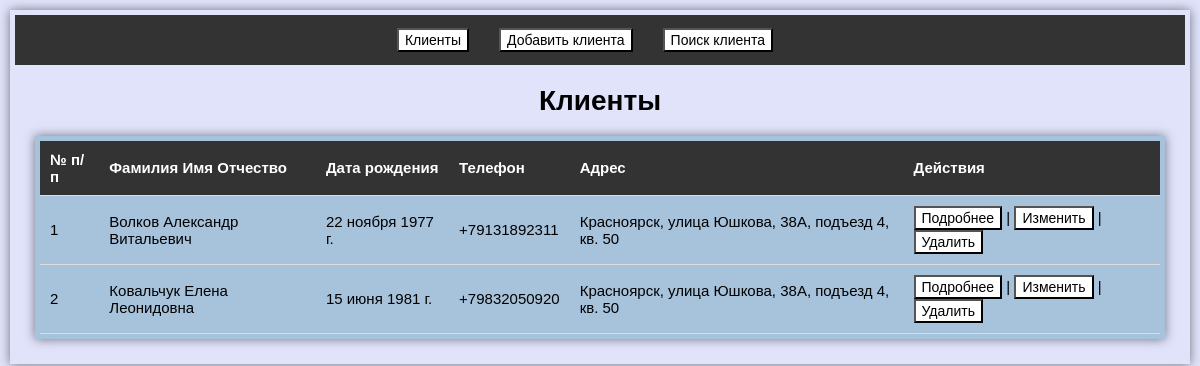
Before: / with the older database file.
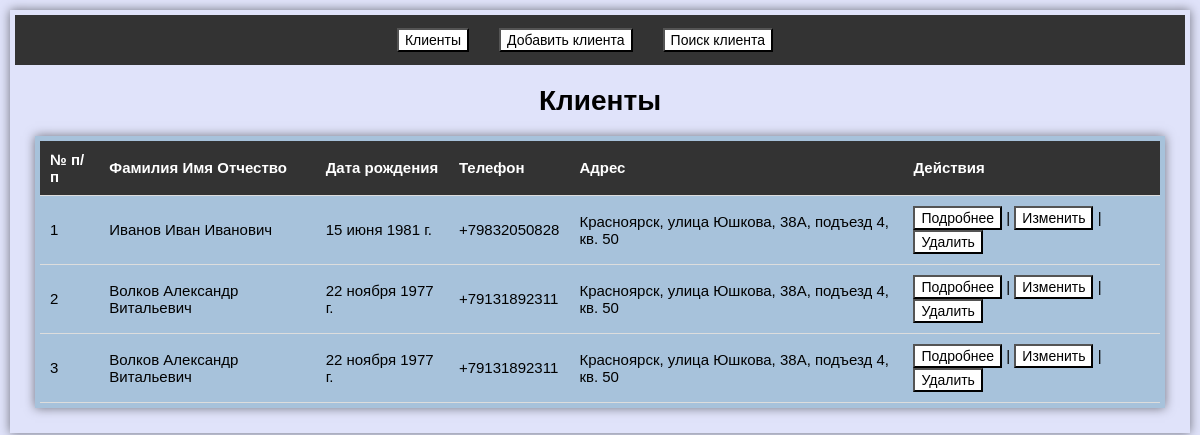
After: the same page with the newer database file.
### clients/models.py (models this page shows)
class Client(models.Model):
    first_name = models.CharField(max_length=20, verbose_name='Имя')
    last_name = models.CharField(max_length=20, verbose_name='Фамилия')
    middle_name = models.CharField(max_length=20, verbose_name='Отчество')
    date_of_birth = models.DateField(verbose_name='Дата рождения')
    phone_number = models.CharField(max_length=20, verbose_name='Номер телефона')
    email = models.EmailField()
    address = models.TextField(max_length=100, verbose_name='Адрес места жительства')
    education = models.TextField(max_length=100, verbose_name='Образование',blank=True, null=True)
    workplace = models.TextField(blank=True, null=True, max_length=100, verbose_name='Место работы')
    position = models.TextField(blank=True, null=True, max_length=100, verbose_name='Должность')
    children = models.TextField(blank=True, null=True, max_length=100, verbose_name='Семейное положение, дети')
    life_events = models.TextField(blank=True, null=True,max_length=100, verbose_name='Жизненные события клиента')
    illnesses = models.TextField(blank=True, null=True, verbose_name='Заболевания, жалобы клиента')
    diagnosis = models.TextField(blank=True, null=True, max_length=100, verbose_name='Диагноз')
    last_consultation_date = models.DateField(blank=True, null=True, verbose_name='Дата последней консультации')
    photo = models.ImageField(upload_to='clients/photos', blank=True, null=True)
    def __str__(self):
        return f"{self.last_name} {self.first_name} {self.middle_name}"

### clients/views.py (the view)
# urls.py: path('', views.client_list, name='client_list'),
def client_list(request):
    clients = Client.objects.all()
    return render(request, 'clients/client_list.html', {'clients': clients})

### clients/templates/clients/client_list.html
{% extends 'clients/base.html' %}
{% load static %}
{% block content %}
<h1 style="text-align:center">Клиенты</h1>
<div id="client-list-container">
<table>
    <tr>
        <th>№ п/п</th>
        <th>Фамилия Имя Отчество</th>
        <th>Дата рождения</th>
        <th>Телефон</th>
        <th>Адрес</th>
        <th>Действия</th>
    </tr>
    {% for client in clients %}
    <tr>
        <td>{{ forloop.counter }}</td>
        <td>{{ client }}</td>
        <td>{{ client.date_of_birth }}</td>
        <td>{{ client.phone_number }}</td>
        <td>{{ client.address }}</td>
        <td>
            <button onclick="location.href='{% url 'clients:client_detail' pk=client.pk %}'">Подробнее</button> |
            <button onclick="location.href='{% url 'clients:client_edit' pk=client.pk %}'">Изменить</button> |
            <button onclick="location.href='{% url 'clients:client_delete' pk=client.pk %}'">Удалить</button>
        </td>
    </tr>
    {% empty %}
    <tr>
        <td colspan="6">Нет клиентов</td>
    </tr>
    {% endfor %}
</table>
</div>
{% endblock %}

### clients/templates/clients/base.html (shortened to what this page needs)
<!DOCTYPE html>
<html>
<head>
  {% load static %}
  <link rel="stylesheet" href="{% static 'clients/css/style.css' %}">
</head>
  <body>
  <nav>
    <ul>
      <li><h3><button onclick="location.href='{% url 'clients:client_list' %}'">Клиенты</button></h3></li>
      <li><h3><button onclick="location.href='{% url 'clients:client_create' %}'">Добавить клиента</button></h3></li>
      <li><h3><button onclick="location.href='{% url 'clients:client_search' %}'">Поиск клиента</button></h3></li>
    </ul>
  </nav>
  <main>
    {% block content %}{% endblock %}
  </main>
  </body>
</html>

### clients/static/clients/css/style.css (style rules this page uses)
#client-list-container { box-shadow: 0 0 10px rgba(0, 0, 0, 0.5); padding: 5px; background-color: #a7c2db; }
body { font-family: sans-serif; background-color: #e0e3fa; font-size: 14px; margin: 10px 10px 10px 10px; padding: 5px 5px 5px 5px; box-shadow: 0 0 10px rgba(0, 0, 0, 0.5); }
nav ul { color: #020409; display: flex; justify-content: center; align-items: center; margin: 0; padding: 0; list-style: none; height: 50px; background-color: #333; }
nav li { margin-right: 30px; }
main { margin: 20px; }
table { border-collapse: collapse; width: 100%; font-size: 15px; }
th { padding: 10px; text-align: left; border-bottom: 1px solid #ddd; color: white; }
td { padding: 10px; text-align: left; border-bottom: 1px solid #ddd; }
th { background-color: #333; }
button { font-size: 14px; padding: 2px 6px; background-color:#fff; }

Changed rows visible on the page:
removed Client: last_name+first_name+middle_name "Ковальчук Елена Леонидовна", date_of_birth "15 июня 1981 г.", phone_number "+79832050920", address "Красноярск, улица Юшкова, 38А, подъезд 4, кв. 50"
added Client: last_name+first_name+middle_name "Иванов Иван Иванович", date_of_birth "15 июня 1981 г.", phone_number "+79832050828", address "Красноярск, улица Юшкова, 38А, подъезд 4, кв. 50"
added Client: last_name+first_name+middle_name "Волков Александр Витальевич", date_of_birth "22 ноября 1977 г.", phone_number "+79131892311", address "Красноярск, улица Юшкова, 38А, подъезд 4, кв. 50"
